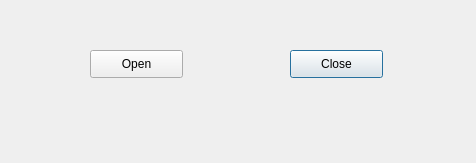
<?xml version="1.0" encoding="UTF-8"?>
<ui version="4.0">
 <class>ardyuno2</class>
 <widget class="QDialog" name="ardyuno2">
  <property name="geometry">
   <rect>
    <x>0</x>
    <y>0</y>
    <width>476</width>
    <height>163</height>
   </rect>
  </property>
  <property name="windowTitle">
   <string>Dialog</string>
  </property>
  <widget class="QPushButton" name="pushButton">
   <property name="geometry">
    <rect>
     <x>290</x>
     <y>50</y>
     <width>93</width>
     <height>28</height>
    </rect>
   </property>
   <property name="text">
    <string>Close</string>
   </property>
  </widget>
  <widget class="QPushButton" name="pushButton_2">
   <property name="geometry">
    <rect>
     <x>90</x>
     <y>50</y>
     <width>93</width>
     <height>28</height>
    </rect>
   </property>
   <property name="text">
    <string>Open</string>
   </property>
  </widget>
 </widget>
 <resources/>
 <connections/>
</ui>
